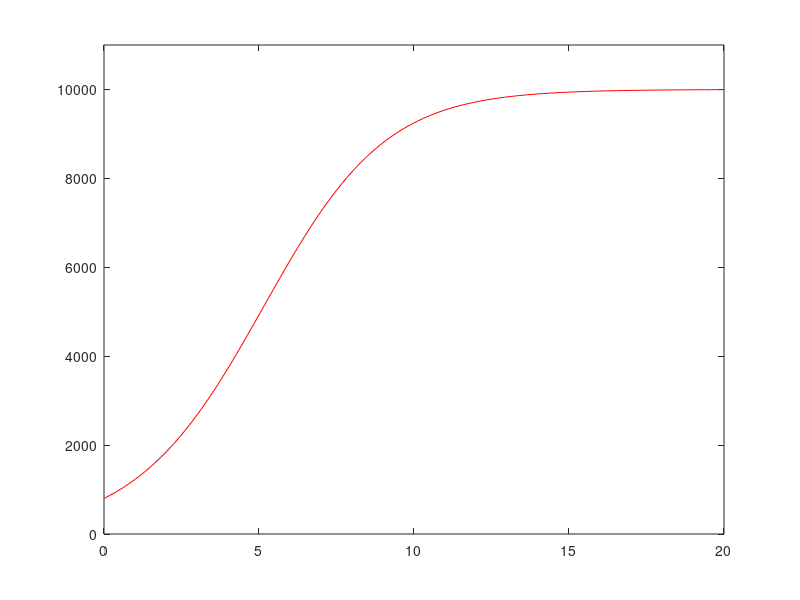

MATLAB code to generate this figure:
%Conor Nailos
%3/14/16
clear;clc;clf
%% Parameters
points=100;
pmax=10000;
t=0;
tf=20;
x=linspace(t,tf,points);
euler(1)=800;
G=.00005;
dx=(tf-t)/points;
%% Calculations and Plot
for i=2:points
    euler(i)=euler(i-1)+G*(pmax-euler(i-1))*euler(i-1)*dx;
end

plot(x,euler,'r');
axis([0,20,0,11000]);